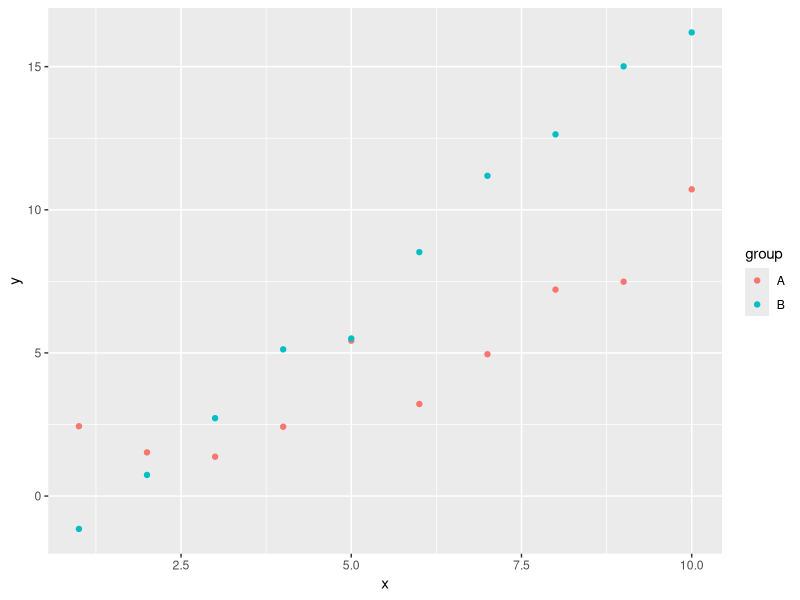
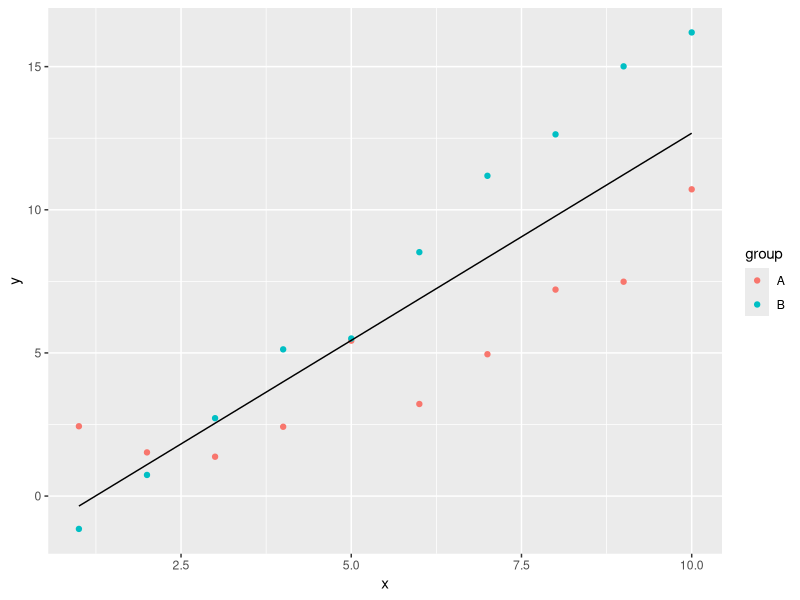
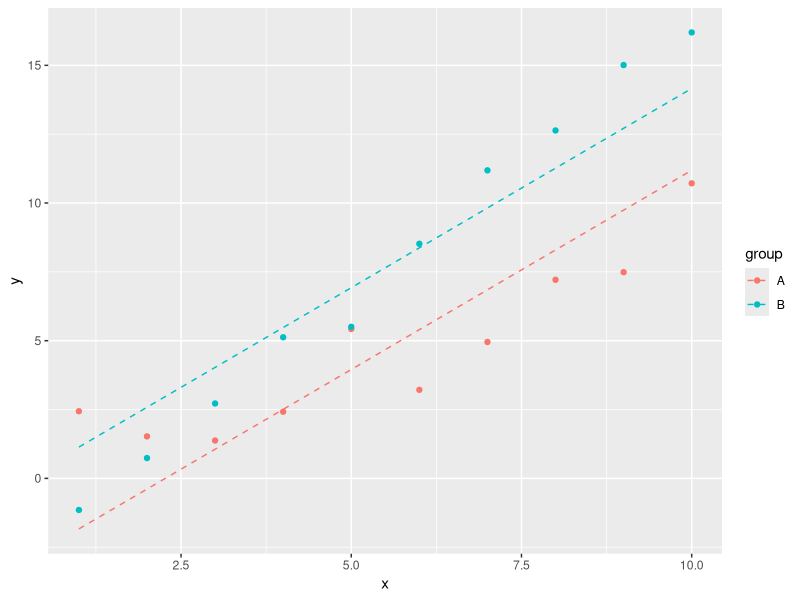
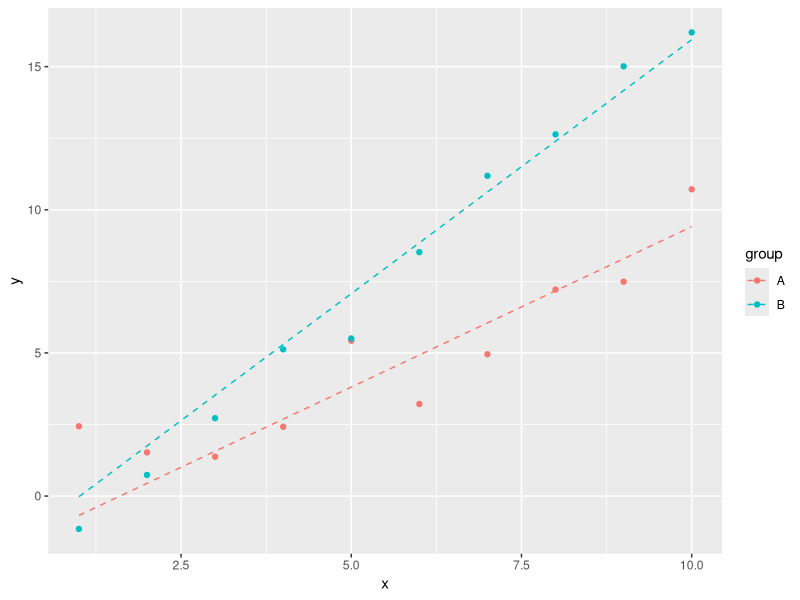
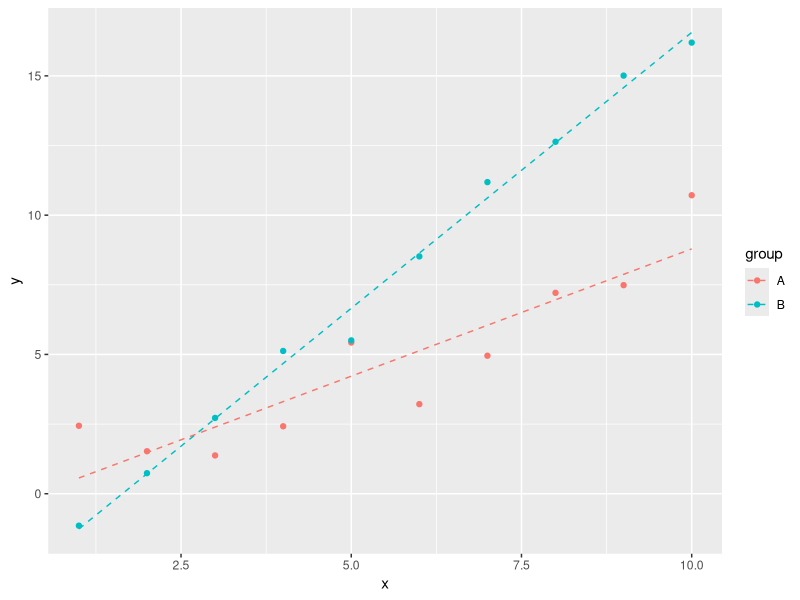

Here is the R script that generated these plots, in order:
## ---- chunk 1
knitr::opts_chunk$set(echo = TRUE)
set.seed(20210102)
## ---- chunk 2
# Generate some fake data
dat1 <- data.frame(group = "A",
                   x = 1:10,
                   y = 1:10 + rnorm(10))
dat2 <- data.frame(group = "B",
                   x = 1:10,
                   y = 1:10 * 2 + rnorm(10) - 3)

dat <- rbind(dat1, dat2)

library(ggplot2)
ggplot(dat, aes(x, y, color = group)) + geom_point()
## ---- chunk 3
m1 <- lm(y ~ x, data = dat)
summary(m1)

dat$m1 <- predict(m1)
ggplot(dat, aes(x, y, color = group)) + geom_point() +
  geom_line(aes(y = m1), color = "black")
## ---- chunk 4
m2 <- lm(y ~ x + group, data = dat)
summary(m2)

dat$m2 <- predict(m2)
ggplot(dat, aes(x, y, color = group)) + geom_point() +
  geom_line(aes(y = m2), linetype = 2)
## ---- chunk 5
m3 <- lm(y ~ x : group, data = dat)
summary(m3)

dat$m3 <- predict(m3)
ggplot(dat, aes(x, y, color = group)) + geom_point() +
  geom_line(aes(y = m3), linetype = 2)
## ---- chunk 6
m4 <- lm(y ~ x * group, data = dat)
summary(m4)

dat$m4 <- predict(m4)
ggplot(dat, aes(x, y, color = group)) + geom_point() +
  geom_line(aes(y = m4), linetype = 2)
